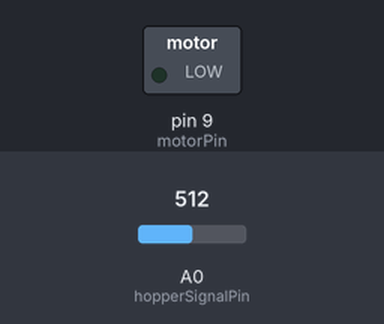
The sketch below on a simulated Arduino Uno, built with avr-gcc and run on an emulated ATmega328P. Parts: switched loads named in the sketch (green lamp = pin HIGH). The test bench sets the inputs (shaded band); at power-on: A0 (hopperSignalPin) = 512. What the sketch prints to the serial monitor is not drawn.

Above: at 2.7 s.
2.8 s: A0 (hopperSignalPin) set to 18
4.3 s: A0 (hopperSignalPin) set to 22
At 4.9 s:
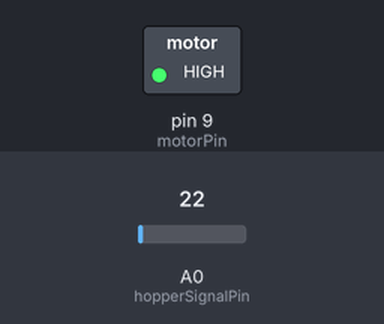
Timing chart, 0 to 7.3 s (numbered marks = the images above; inputs shaded):
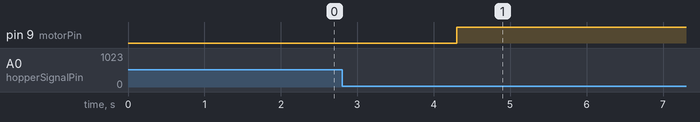

Measured:
- after the input at 4.3 s, pin 9 (motorPin): LOW → HIGH at once

The sketch:

hopper_control.ino
```cpp
int hopperSignalPin = A0;
int motorPin = 9;
unsigned long coinEnterTime = 0;
unsigned long coinExitTime = 0;
unsigned long coinPassTime = 0;
//OK just once and stop for now:
unsigned long betweenTime = 90000000;
unsigned long pennyCount = 0;


void setup() {
  // put your setup code here, to run once:
  Serial.begin(115200);
  pinMode(hopperSignalPin, INPUT);
  pinMode(motorPin, OUTPUT);

  digitalWrite(motorPin,LOW);
}

void loop() {
  int signalReading = analogRead(hopperSignalPin);
    Serial.print("sig");
    Serial.println(signalReading);
  if (signalReading < 20) {
    if (coinPassTime == 0){
      coinPassTime = 1;
      coinEnterTime = millis();
      Serial.print("Enter");
      Serial.println(coinEnterTime);
      delay(10);
    }
  }

  if (signalReading >= 20){
    if (coinPassTime != 0){
      coinPassTime = millis() - coinEnterTime;
      Serial.print("Pass");
      Serial.println(coinPassTime);
      if (coinExitTime == 0){
        coinPassTime = 1;
        coinExitTime = millis();
        Serial.print("Exit");
        Serial.println(coinExitTime);
      }
      if (coinExitTime >= 20){
        digitalWrite(motorPin,HIGH);
        delay(betweenTime - coinPassTime);
        coinExitTime = 0;
        coinPassTime = 0;
        pennyCount ++;
        Serial.print("$");
        Serial.println(pennyCount);
        digitalWrite(motorPin,LOW);
      }
    }
  }
}
```
